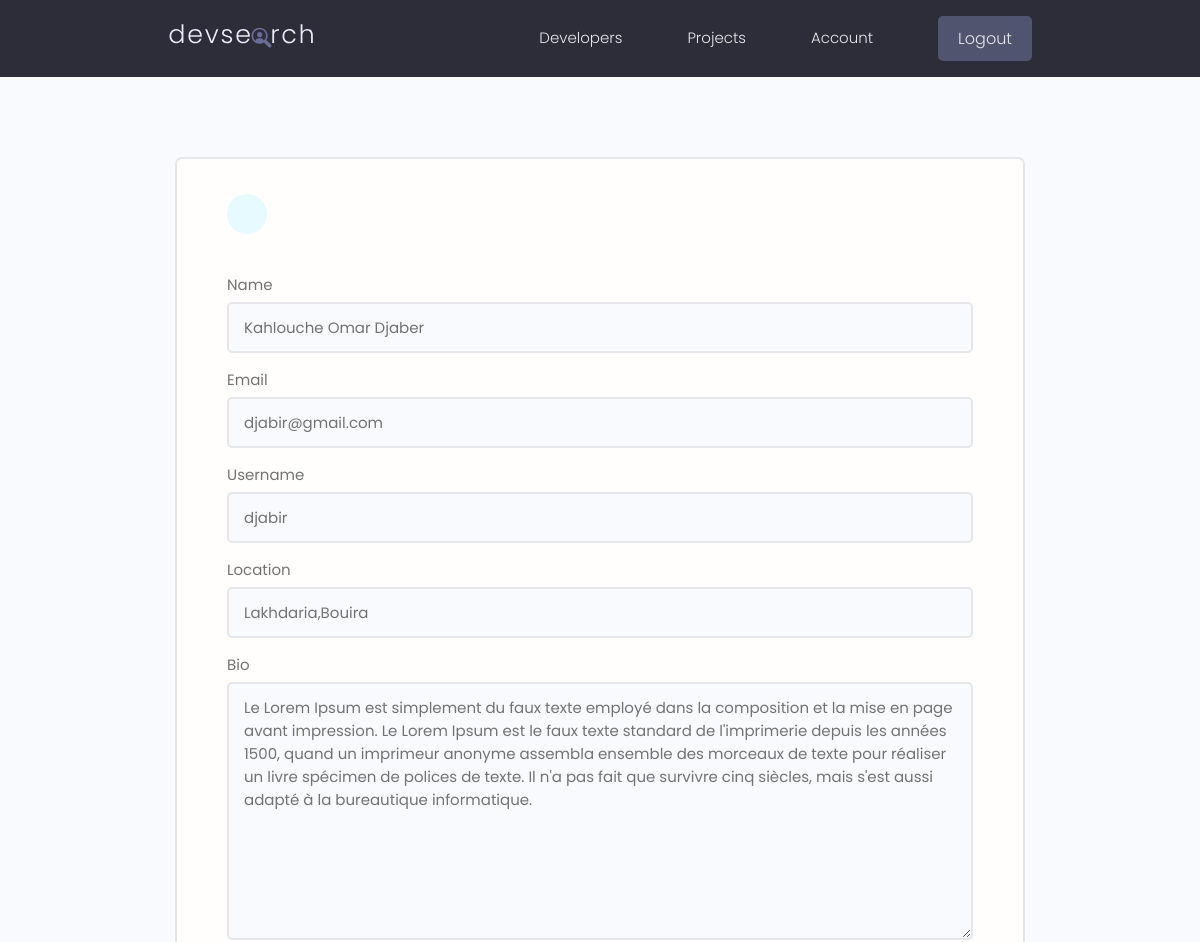
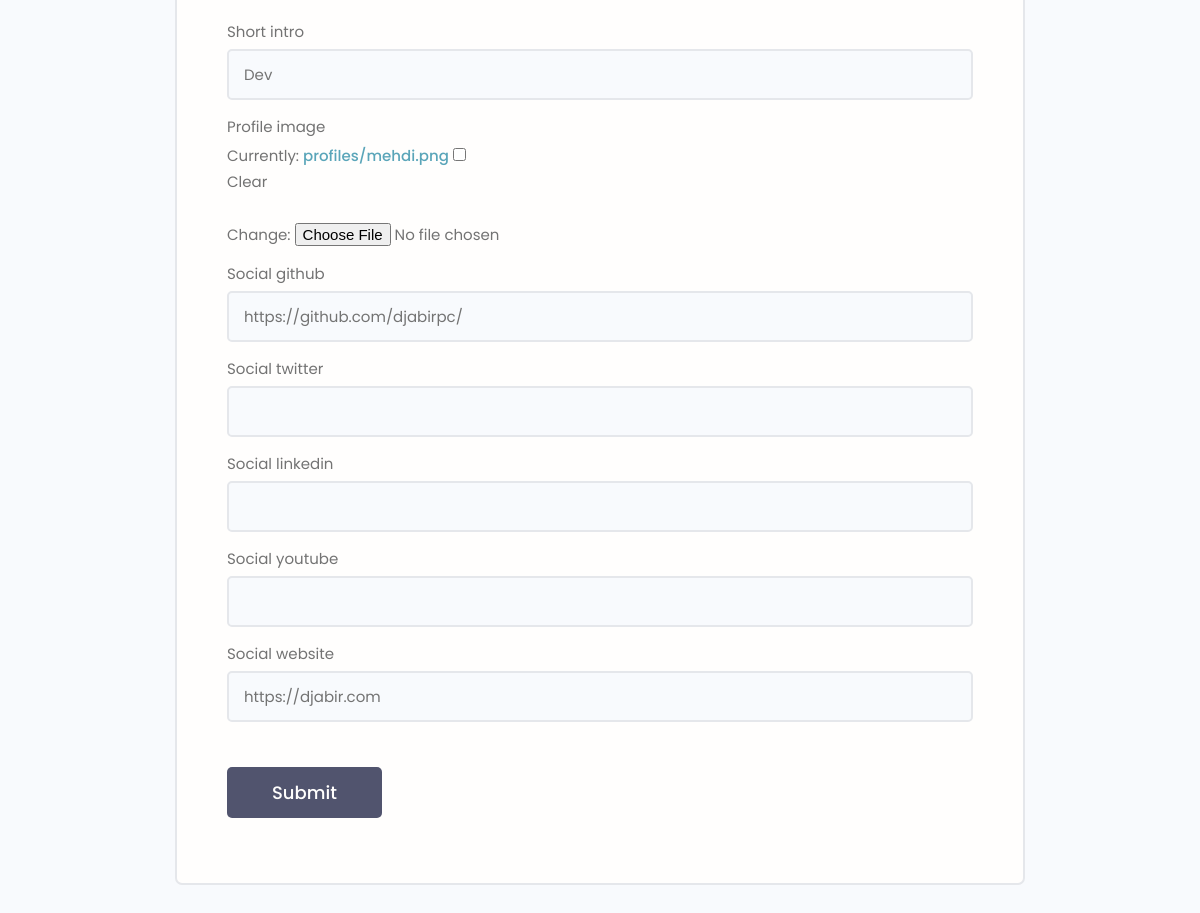
The page /edit-account/ (signed in) on the database its author committed (2 pictures, top to bottom).
### users/models.py (models this page shows, shortened)
class Profile(models.Model):
    user = models.OneToOneField(
        User, on_delete=models.CASCADE, null=True, blank=True)
    name = models.CharField(max_length=200, blank=True, null=True)
    email = models.EmailField(max_length=500, blank=True, null=True)
    username = models.CharField(max_length=200, blank=True, null=True)
    location = models.CharField(max_length=200, blank=True, null=True)
    short_intro = models.CharField(max_length=200, blank=True, null=True)
    bio = models.TextField(blank=True, null=True)
    profile_image = models.ImageField(
        null=True, blank=True, upload_to='profiles/', default="profiles/user-default.png")
    social_github = models.CharField(max_length=200, blank=True, null=True)
    social_twitter = models.CharField(max_length=200, blank=True, null=True)
    social_linkedin = models.CharField(max_length=200, blank=True, null=True)
    social_youtube = models.CharField(max_length=200, blank=True, null=True)
    social_website = models.CharField(max_length=200, blank=True, null=True)
    created = models.DateTimeField(auto_now_add=True)
    id = models.UUIDField(default=uuid.uuid4, unique=True,
                          primary_key=True, editable=False)

### users/views.py (the view)
# urls.py: path('edit-account/', views.editAccount, name="edit-account"),
@login_required(login_url='login')
def editAccount(request):
    profile = request.user.profile
    form = ProfileForm(instance=profile)
    if request.method == 'POST':
        form = ProfileForm(request.POST,request.FILES,instance=profile)
        if form.is_valid():
            form.save()
            return redirect('account')
    context = {'form':form}
    return render(request,'users/profile_form.html',context)

### users/forms.py
class ProfileForm(ModelForm):
    class Meta:
        model = Profile
        fields= ['name','email','username','location',
                'bio','short_intro','profile_image','social_github',
                'social_twitter','social_linkedin','social_youtube','social_website']
    def __init__(self, *args, **kwargs):
        super(ProfileForm, self).__init__(*args, **kwargs)
        for name, field in self.fields.items():
            field.widget.attrs.update({'class': 'input'})

### users/templates/users/profile_form.html (shortened to what this page needs)
{% extends 'main.html' %}
{% block content %}
<main class="formPage my-xl">
    <div class="content-box">
        <div class="formWrapper">
            <a class="backButton" href="{% url 'account' %}"></a>
            <br>
            <form class="form" method="POST" action="{% url 'edit-account' %}" , enctype="multipart/form-data">
                {% for field in form %}
                <div class="form__field">
                    <label for="formInput#text">{{field.label}}</label>
                    {{field}}
                </div>
                {% endfor %}
                <input class="btn btn--sub btn--lg  my-md" type="submit" value="Submit" />
            </form>
        </div>
    </div>
</main>
{% endblock content %}

### static/styles/app.css (style rules this page uses)
:root { --color-sub: #2d2d39; }
.btn--sub { background-color: var(--color-sub-light); }
.content-box { width: 95%; max-width: 85rem; margin: 0 auto; }
.backButton { background: var(--color-main-light); color: var(--color-main); width: 4rem; height: 4rem; display: flex; align-items: center; justify-content: center; border-radius: 50%; }
.formPage .formWrapper { list-style: none; background: var(--color-white); padding: 3.5rem 5rem; border: 2px solid var(--color-light); border-radius: 0.7rem; }

### static/uikit/styles/modules/_variables.css (style rules this page uses)
:root { --color-main: #5aa5b9; --color-main-light: #e6faff; --color-sub: #3f4156; --color-sub-light: #51546e; --color-sub-lighter: #ededfd; --color-text: #737373; --color-gray: #8b8b8b; --color-light: #e5e7eb; --color-light-gray: #767676; --color-bg: #f8fafd; --color-white: #fffefd; --color-white-light: #f3f3f3; --color-success: #359e64; --color-success-bg: #def8e8; --color-error: #fc4b0b; --color-error-bg: #fff2ee; --font-base: 'Poppins', arial, helvetica, 'Segoe UI', roboto, ubuntu, sans-serif; --font-monospace: 'Fira Code', 'Courier New', courier, monospace; --font-regular: 300; --font-medium: 500; --font-bold: 700; --generic-shadow: 1px 1px 5px #00000010; --generic-transition: all 0.3s ease-in-out; }

### static/uikit/styles/modules/_base.css (style rules this page uses)
* { margin: 0; padding: 0; box-sizing: border-box; text-rendering: optimizeLegibility; color: inherit; font-size: inherit; }
html { font-size: 50%; }
@media only screen and (min-width: 480px) { html { font-size: 56.25%; } }
@media only screen and (min-width: 1200px) { html { font-size: 62.5%; } }
body { line-height: 1.6; font-weight: 400; font-size: 1.5rem; color: var(--color-text); background-color: var(--color-bg); min-height: 100vh; }

### static/uikit/styles/modules/_typography.css (style rules this page uses)
* { font-family: var(--font-base); }
a { padding-bottom: 2px; text-decoration: none; display: inline-block; color: var(--color-main); font-weight: var(--font-medium); }

### static/uikit/styles/modules/_utilities.css (style rules this page uses)
.my-md { margin: 3rem auto; }
.my-xl { margin: 8rem auto; }

### static/uikit/styles/modules/_button.css (style rules this page uses)
.btn { display: inline-block; position: relative; cursor: pointer; background-color: var(--color-light); font-weight: var(--font-medium); color: var(--color-sub); text-decoration: none; padding: 1rem 2rem; border-radius: 0.5rem; border: none; width: -webkit-fit-content; width: -moz-fit-content; width: fit-content; height: -webkit-fit-content; height: -moz-fit-content; height: fit-content; font-size: 1.6rem; outline-width: 0; outline-color: transparent; -webkit-backface-visibility: hidden; backface-visibility: hidden; transition: all 0.3s ease-in-out; }
.btn--sub { background-color: var(--color-sub); color: var(--color-white); }
.btn--lg { font-size: 1.8rem; padding: 1.2rem 4.5rem; }

### static/uikit/styles/modules/_form.css (style rules this page uses)
.form { display: block; }
.form__field { margin-top: 1.5rem; margin-bottom: 1.5rem; }
.form__label, .form__field > label { display: block; margin-bottom: 0.5rem; color: var(--color-text); }
input.input[type='text'], input.input[type='email'], input.input[type='password'], input.input[type='number'], select.input, textarea.input { min-width: 24rem; width: 100%; padding: 1.2rem 1.5rem; border-radius: 0.5rem; border: 2px solid var(--color-light); transition: all 0.3s ease-in-out; background-color: var(--color-bg); }

### rows shown on the page
Profile: form "Kahlouche Omar Djaber" "djabir@gmail.com" "djabir" "Lakhdaria,Bouira" "Le Lorem Ipsum est simplement du faux texte employé dans la composition et la mise en page avant impression. Le Lorem Ipsum est le faux texte standard de l'imprimerie depuis les années 1500, quand un imprimeur anonyme assembla ensemble des morceaux de texte pour réaliser un livre spécimen de polices de texte. Il n'a pas fait que survivre cinq siècles, mais s'est aussi adapté à la bureautique informatique." "Dev" "https://github.com/djabirpc/" "https://djabir.com"

### other values the page prints
{{ field.label }} "Name" "Email" "Username" "Location" "Bio" "Short intro" "Profile image" "Social github" "Social twitter" "Social linkedin" "Social youtube" "Social website"
